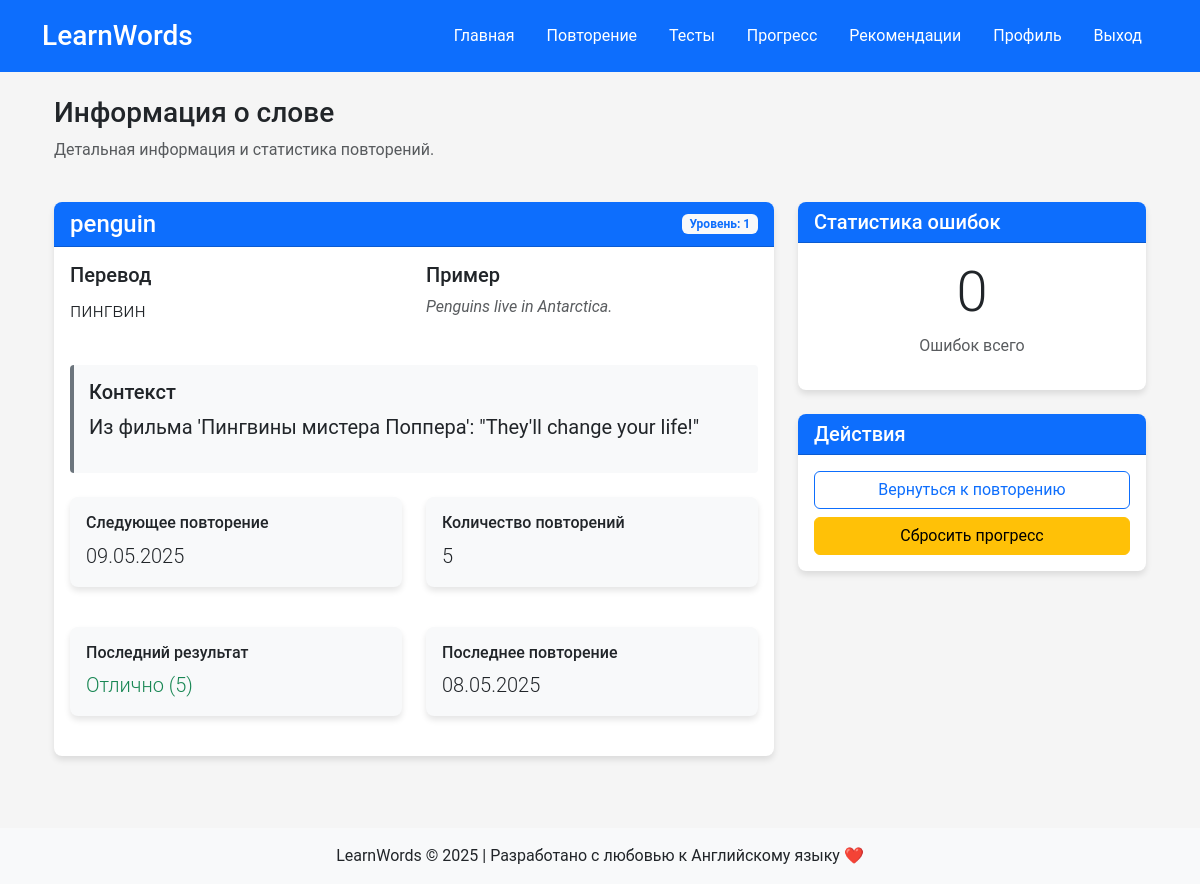
Page /word/3 (signed in) on the earlier database version.
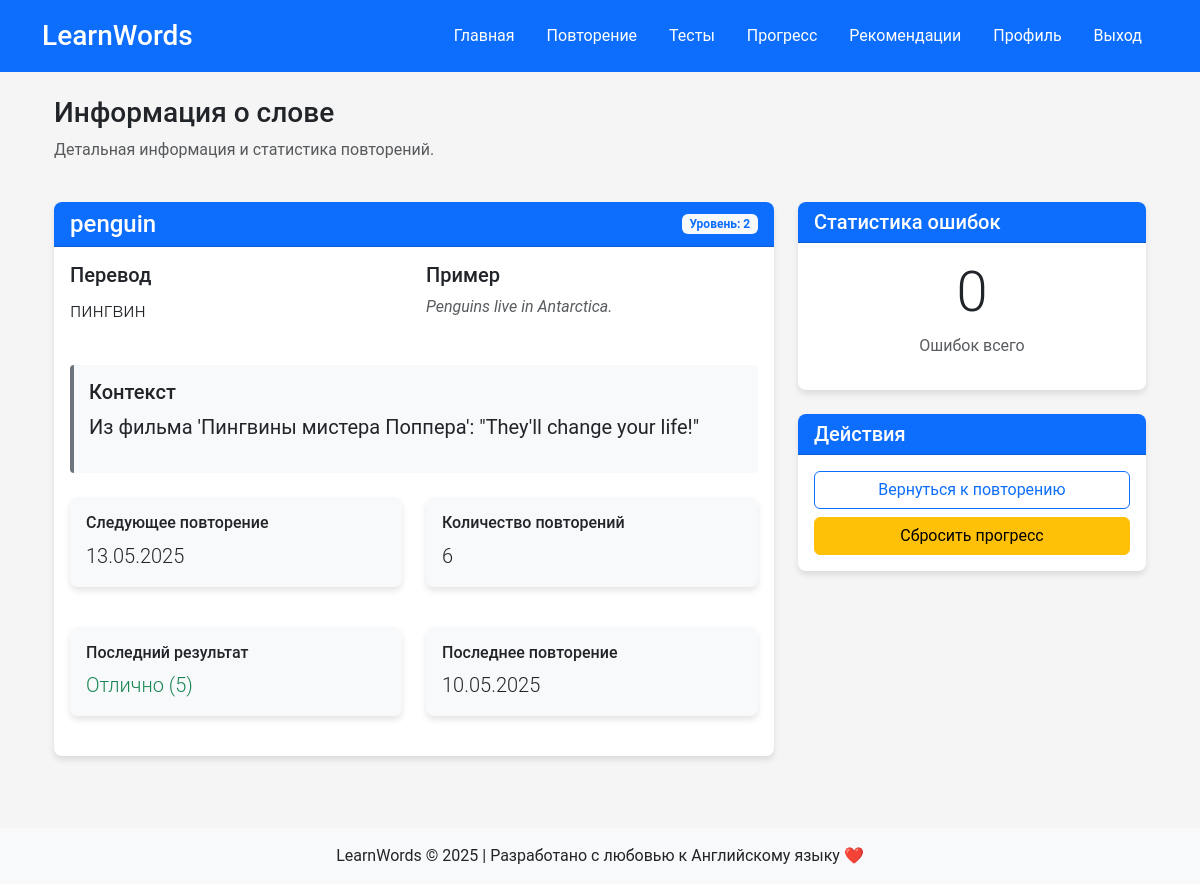
Same page on the later database version.
### app/models/models.py (models this page shows, shortened)
class Repetition(db.Model):
    __tablename__ = 'repetitions'
    __table_args__ = {'extend_existing': True}
    id = db.Column(db.Integer, primary_key=True)
    word_id = db.Column(db.Integer, db.ForeignKey('words.id'), nullable=False)
    user_id = db.Column(db.Integer, db.ForeignKey('users.id'), nullable=True)
    user_level = db.Column(db.Integer, default=0)
    next_review_date = db.Column(db.Date, default=datetime.utcnow().date)
    repeat_count = db.Column(db.Integer, default=0)
    last_result = db.Column(db.Integer, default=0)  # Оценка от 0 до 5
    last_review_date = db.Column(db.Date, default=datetime.utcnow().date)

### app/routes/main_routes.py (the view)
@main_bp.route('/word/<int:word_id>')
@login_required
def word_detail(word_id):
    user_id = session.get('user_id')
    word = Word.query.get_or_404(word_id)
    repetition = Repetition.query.filter_by(word_id=word_id, user_id=user_id).first_or_404()
    mistake = Mistake.query.filter_by(word_id=word_id).first()
    return render_template('word_detail.html',
                           word=word,
                           repetition=repetition,
                           mistake=mistake)

### app/utils/auth_utils.py (called while the page is built)
def login_required(f):
    @wraps(f)
    def decorated_function(*args, **kwargs):
        if 'user_id' not in session:
            session['next_url'] = request.url
            flash('Пожалуйста, войдите в аккаунт для доступа к этой странице', 'warning')
            return redirect(url_for('auth.login'))
        return f(*args, **kwargs)
    return decorated_function

### app/templates/word_detail.html (shortened to what the changed rows need)
{% extends "base.html" %}
{% block content %}
<div class="container">
    <div class="row mb-4">
        <div class="col">
            <h1 class="h3">Информация о слове</h1>
        </div>
    </div>
    <div class="row">
        <div class="col-md-8">
            <div class="card mb-4">
                <div class="card-header bg-primary text-white d-flex justify-content-between align-items-center">
                    <h2 class="h4 mb-0">{{ word.word }}</h2>
                    {% if repetition %}
                    <span class="badge bg-light text-primary">Уровень: {{ repetition.user_level }}</span>
                    {% endif %}
                </div>
                <div class="card-body">
                    {% if repetition %}
                    <div class="row mb-3">
                        <div class="col-md-6">
                            <div class="card bg-light">
                                <div class="card-body">
                                    <h4 class="h6">Следующее повторение</h4>
                                    <p class="mb-0 lead">{{ repetition.next_review_date.strftime('%d.%m.%Y') }}</p>
                                </div>
                            </div>
                        </div>
                        <div class="col-md-6">
                            <div class="card bg-light">
                                <div class="card-body">
                                    <h4 class="h6">Количество повторений</h4>
                                    <p class="mb-0 lead">{{ repetition.repeat_count }}</p>
                                </div>
                            </div>
                        </div>
                    </div>
                    <div class="row">
                        <div class="col-md-6">
                            <div class="card bg-light">
                                <div class="card-body">
                                    <h4 class="h6">Последний результат</h4>
                                    <p class="mb-0 lead">
                                        {% if repetition.last_result == 0 %}
                                        <span class="text-danger">Очень плохо (0)</span>
                                        {% elif repetition.last_result <= 2 %}
                                        <span class="text-warning">Плохо ({{ repetition.last_result }})</span>
                                        {% elif repetition.last_result == 3 %}
                                        <span class="text-primary">Хорошо (3)</span>
                                        {% else %}
                                        <span class="text-success">Отлично ({{ repetition.last_result }})</span>
                                        {% endif %}
                                    </p>
                                </div>
                            </div>
                        </div>
                        <div class="col-md-6">
                            <div class="card bg-light">
                                <div class="card-body">
                                    <h4 class="h6">Последнее повторение</h4>
                                    <p class="mb-0 lead">{{ repetition.last_review_date.strftime('%d.%m.%Y') }}</p>
                                </div>
                            </div>
                        </div>
                    </div>
                    {% endif %}
                </div>
            </div>
        </div>
    </div>
</div>
{% endblock %}

Differences in the rows shown:
changed Repetition: user_level "1" → "2"; next_review_date "09.05.2025" → "13.05.2025"; repeat_count "5" → "6"; last_review_date "08.05.2025" → "10.05.2025"
